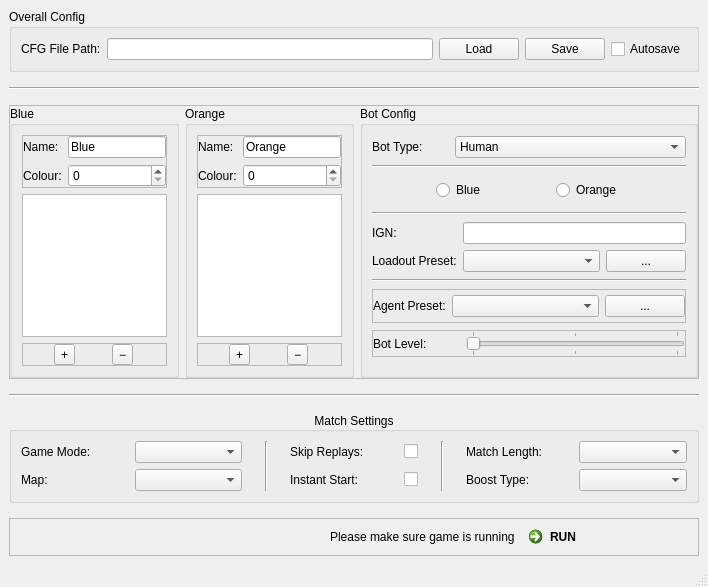
<?xml version="1.0" encoding="UTF-8"?>
<ui version="4.0">
 <class>MainWindow</class>
 <widget class="QMainWindow" name="MainWindow">
  <property name="geometry">
   <rect>
    <x>0</x>
    <y>0</y>
    <width>708</width>
    <height>587</height>
   </rect>
  </property>
  <property name="windowTitle">
   <string>RLBot</string>
  </property>
  <widget class="QWidget" name="centralwidget">
   <layout class="QVBoxLayout" name="verticalLayout_4" stretch="1,0,5,0,0,0">
    <property name="spacing">
     <number>15</number>
    </property>
    <item>
     <widget class="QGroupBox" name="groupBox_5">
      <property name="sizePolicy">
       <sizepolicy hsizetype="Preferred" vsizetype="Fixed">
        <horstretch>0</horstretch>
        <verstretch>0</verstretch>
       </sizepolicy>
      </property>
      <property name="title">
       <string>Overall Config</string>
      </property>
      <layout class="QHBoxLayout" name="horizontalLayout_9">
       <item>
        <widget class="QLabel" name="label_6">
         <property name="text">
          <string>CFG File Path:</string>
         </property>
        </widget>
       </item>
       <item>
        <widget class="QLineEdit" name="cfg_file_path_lineedit">
         <property name="readOnly">
          <bool>true</bool>
         </property>
        </widget>
       </item>
       <item>
        <widget class="QPushButton" name="cfg_load_pushbutton">
         <property name="text">
          <string>Load</string>
         </property>
        </widget>
       </item>
       <item>
        <widget class="QPushButton" name="cfg_save_pushbutton">
         <property name="text">
          <string>Save</string>
         </property>
        </widget>
       </item>
       <item>
        <widget class="QCheckBox" name="cfg_autosave_checkbutton">
         <property name="text">
          <string>Autosave</string>
         </property>
        </widget>
       </item>
      </layout>
     </widget>
    </item>
    <item>
     <widget class="Line" name="line_2">
      <property name="orientation">
       <enum>Qt::Horizontal</enum>
      </property>
     </widget>
    </item>
    <item>
     <widget class="QFrame" name="frame_3">
      <property name="frameShape">
       <enum>QFrame::StyledPanel</enum>
      </property>
      <property name="frameShadow">
       <enum>QFrame::Raised</enum>
      </property>
      <layout class="QHBoxLayout" name="horizontalLayout_6" stretch="1,1,2">
       <property name="leftMargin">
        <number>0</number>
       </property>
       <property name="topMargin">
        <number>0</number>
       </property>
       <property name="rightMargin">
        <number>0</number>
       </property>
       <property name="bottomMargin">
        <number>0</number>
       </property>
       <item>
        <widget class="QGroupBox" name="groupBox">
         <property name="minimumSize">
          <size>
           <width>150</width>
           <height>0</height>
          </size>
         </property>
         <property name="maximumSize">
          <size>
           <width>200</width>
           <height>16777215</height>
          </size>
         </property>
         <property name="title">
          <string>Blue</string>
         </property>
         <layout class="QVBoxLayout" name="verticalLayout">
          <item>
           <widget class="QFrame" name="frame_9">
            <property name="frameShape">
             <enum>QFrame::StyledPanel</enum>
            </property>
            <property name="frameShadow">
             <enum>QFrame::Raised</enum>
            </property>
            <layout class="QGridLayout" name="gridLayout_4">
             <property name="leftMargin">
              <number>0</number>
             </property>
             <property name="topMargin">
              <number>0</number>
             </property>
             <property name="rightMargin">
              <number>0</number>
             </property>
             <property name="bottomMargin">
              <number>0</number>
             </property>
             <item row="0" column="0">
              <widget class="QLabel" name="label_17">
               <property name="text">
                <string>Name:</string>
               </property>
              </widget>
             </item>
             <item row="0" column="1">
              <widget class="QLineEdit" name="blue_name_lineedit">
               <property name="text">
                <string>Blue</string>
               </property>
              </widget>
             </item>
             <item row="1" column="0">
              <widget class="QLabel" name="label_18">
               <property name="text">
                <string>Colour:</string>
               </property>
              </widget>
             </item>
             <item row="1" column="1">
              <widget class="QSpinBox" name="blue_color_spinbox"/>
             </item>
            </layout>
           </widget>
          </item>
          <item>
           <widget class="QListWidget" name="blue_listwidget">
            <property name="dragDropMode">
             <enum>QAbstractItemView::DragDrop</enum>
            </property>
            <property name="defaultDropAction">
             <enum>Qt::MoveAction</enum>
            </property>
            <property name="selectionMode">
             <enum>QAbstractItemView::SingleSelection</enum>
            </property>
           </widget>
          </item>
          <item>
           <widget class="QFrame" name="frame_4">
            <property name="frameShape">
             <enum>QFrame::StyledPanel</enum>
            </property>
            <property name="frameShadow">
             <enum>QFrame::Raised</enum>
            </property>
            <layout class="QHBoxLayout" name="horizontalLayout_7">
             <property name="leftMargin">
              <number>0</number>
             </property>
             <property name="topMargin">
              <number>0</number>
             </property>
             <property name="rightMargin">
              <number>0</number>
             </property>
             <property name="bottomMargin">
              <number>0</number>
             </property>
             <item>
              <widget class="QToolButton" name="blue_plus_toolbutton">
               <property name="text">
                <string>+</string>
               </property>
              </widget>
             </item>
             <item>
              <widget class="QToolButton" name="blue_minus_toolbutton">
               <property name="text">
                <string>−</string>
               </property>
               <property name="popupMode">
                <enum>QToolButton::DelayedPopup</enum>
               </property>
              </widget>
             </item>
            </layout>
           </widget>
          </item>
         </layout>
        </widget>
       </item>
       <item>
        <widget class="QGroupBox" name="groupBox_2">
         <property name="minimumSize">
          <size>
           <width>150</width>
           <height>0</height>
          </size>
         </property>
         <property name="maximumSize">
          <size>
           <width>200</width>
           <height>16777215</height>
          </size>
         </property>
         <property name="title">
          <string>Orange</string>
         </property>
         <layout class="QVBoxLayout" name="verticalLayout_2">
          <item>
           <widget class="QFrame" name="frame_10">
            <property name="frameShape">
             <enum>QFrame::StyledPanel</enum>
            </property>
            <property name="frameShadow">
             <enum>QFrame::Raised</enum>
            </property>
            <layout class="QGridLayout" name="gridLayout_5">
             <property name="leftMargin">
              <number>0</number>
             </property>
             <property name="topMargin">
              <number>0</number>
             </property>
             <property name="rightMargin">
              <number>0</number>
             </property>
             <property name="bottomMargin">
              <number>0</number>
             </property>
             <item row="0" column="0">
              <widget class="QLabel" name="label_19">
               <property name="text">
                <string>Name:</string>
               </property>
              </widget>
             </item>
             <item row="0" column="1">
              <widget class="QLineEdit" name="orange_name_lineedit">
               <property name="text">
                <string>Orange</string>
               </property>
              </widget>
             </item>
             <item row="1" column="0">
              <widget class="QLabel" name="label_20">
               <property name="text">
                <string>Colour:</string>
               </property>
              </widget>
             </item>
             <item row="1" column="1">
              <widget class="QSpinBox" name="orange_color_spinbox"/>
             </item>
            </layout>
           </widget>
          </item>
          <item>
           <widget class="QListWidget" name="orange_listwidget">
            <property name="dragDropMode">
             <enum>QAbstractItemView::DragDrop</enum>
            </property>
            <property name="defaultDropAction">
             <enum>Qt::MoveAction</enum>
            </property>
            <property name="selectionMode">
             <enum>QAbstractItemView::SingleSelection</enum>
            </property>
           </widget>
          </item>
          <item>
           <widget class="QFrame" name="frame_5">
            <property name="frameShape">
             <enum>QFrame::StyledPanel</enum>
            </property>
            <property name="frameShadow">
             <enum>QFrame::Raised</enum>
            </property>
            <layout class="QHBoxLayout" name="horizontalLayout_8">
             <property name="leftMargin">
              <number>0</number>
             </property>
             <property name="topMargin">
              <number>0</number>
             </property>
             <property name="rightMargin">
              <number>0</number>
             </property>
             <property name="bottomMargin">
              <number>0</number>
             </property>
             <item>
              <widget class="QToolButton" name="orange_plus_toolbutton">
               <property name="text">
                <string>+</string>
               </property>
              </widget>
             </item>
             <item>
              <widget class="QToolButton" name="orange_minus_toolbutton">
               <property name="text">
                <string>−</string>
               </property>
              </widget>
             </item>
            </layout>
           </widget>
          </item>
         </layout>
        </widget>
       </item>
       <item>
        <widget class="QGroupBox" name="bot_config_groupbox">
         <property name="enabled">
          <bool>true</bool>
         </property>
         <property name="title">
          <string>Bot Config</string>
         </property>
         <property name="alignment">
          <set>Qt::AlignLeading|Qt::AlignLeft|Qt::AlignTop</set>
         </property>
         <property name="checkable">
          <bool>false</bool>
         </property>
         <layout class="QVBoxLayout" name="verticalLayout_3" stretch="0,0,0,0,0,0,0,0,0">
          <property name="sizeConstraint">
           <enum>QLayout::SetDefaultConstraint</enum>
          </property>
          <item>
           <widget class="QFrame" name="frame">
            <property name="sizePolicy">
             <sizepolicy hsizetype="Preferred" vsizetype="Fixed">
              <horstretch>0</horstretch>
              <verstretch>0</verstretch>
             </sizepolicy>
            </property>
            <property name="frameShape">
             <enum>QFrame::NoFrame</enum>
            </property>
            <layout class="QHBoxLayout" name="horizontalLayout_2" stretch="1,3">
             <property name="leftMargin">
              <number>0</number>
             </property>
             <property name="topMargin">
              <number>0</number>
             </property>
             <property name="rightMargin">
              <number>0</number>
             </property>
             <property name="bottomMargin">
              <number>0</number>
             </property>
             <item>
              <widget class="QLabel" name="label">
               <property name="text">
                <string>Bot Type:</string>
               </property>
              </widget>
             </item>
             <item>
              <widget class="QComboBox" name="bot_type_combobox">
               <property name="toolTip">
                <string>Select bot</string>
               </property>
               <property name="currentIndex">
                <number>0</number>
               </property>
               <item>
                <property name="text">
                 <string>Human</string>
                </property>
               </item>
               <item>
                <property name="text">
                 <string>Psyonix</string>
                </property>
               </item>
               <item>
                <property name="text">
                 <string>RLBot</string>
                </property>
               </item>
               <item>
                <property name="text">
                 <string>Party Member Bot</string>
                </property>
               </item>
              </widget>
             </item>
            </layout>
           </widget>
          </item>
          <item>
           <widget class="Line" name="line">
            <property name="orientation">
             <enum>Qt::Horizontal</enum>
            </property>
           </widget>
          </item>
          <item>
           <widget class="QFrame" name="team_frame">
            <property name="sizePolicy">
             <sizepolicy hsizetype="Preferred" vsizetype="Fixed">
              <horstretch>0</horstretch>
              <verstretch>0</verstretch>
             </sizepolicy>
            </property>
            <property name="minimumSize">
             <size>
              <width>0</width>
              <height>30</height>
             </size>
            </property>
            <property name="frameShape">
             <enum>QFrame::NoFrame</enum>
            </property>
            <layout class="QHBoxLayout" name="horizontalLayout_4">
             <property name="leftMargin">
              <number>0</number>
             </property>
             <property name="topMargin">
              <number>0</number>
             </property>
             <property name="rightMargin">
              <number>0</number>
             </property>
             <property name="bottomMargin">
              <number>0</number>
             </property>
             <item>
              <widget class="QRadioButton" name="blue_radiobutton">
               <property name="sizePolicy">
                <sizepolicy hsizetype="Fixed" vsizetype="Fixed">
                 <horstretch>0</horstretch>
                 <verstretch>0</verstretch>
                </sizepolicy>
               </property>
               <property name="minimumSize">
                <size>
                 <width>50</width>
                 <height>0</height>
                </size>
               </property>
               <property name="text">
                <string>Blue</string>
               </property>
              </widget>
             </item>
             <item>
              <widget class="QRadioButton" name="orange_radiobutton">
               <property name="sizePolicy">
                <sizepolicy hsizetype="Fixed" vsizetype="Fixed">
                 <horstretch>0</horstretch>
                 <verstretch>0</verstretch>
                </sizepolicy>
               </property>
               <property name="text">
                <string>Orange</string>
               </property>
              </widget>
             </item>
            </layout>
           </widget>
          </item>
          <item>
           <widget class="Line" name="line_4">
            <property name="orientation">
             <enum>Qt::Horizontal</enum>
            </property>
           </widget>
          </item>
          <item>
           <widget class="QFrame" name="frame_2">
            <property name="sizePolicy">
             <sizepolicy hsizetype="Preferred" vsizetype="Fixed">
              <horstretch>0</horstretch>
              <verstretch>0</verstretch>
             </sizepolicy>
            </property>
            <property name="frameShape">
             <enum>QFrame::NoFrame</enum>
            </property>
            <layout class="QGridLayout" name="gridLayout" columnstretch="2,4,1">
             <property name="leftMargin">
              <number>0</number>
             </property>
             <property name="topMargin">
              <number>0</number>
             </property>
             <property name="rightMargin">
              <number>0</number>
             </property>
             <property name="bottomMargin">
              <number>0</number>
             </property>
             <item row="0" column="0">
              <widget class="QLabel" name="label_3">
               <property name="text">
                <string>IGN:</string>
               </property>
              </widget>
             </item>
             <item row="1" column="1">
              <widget class="QComboBox" name="loadout_preset_combobox"/>
             </item>
             <item row="1" column="0">
              <widget class="QLabel" name="label_4">
               <property name="text">
                <string>Loadout Preset:</string>
               </property>
              </widget>
             </item>
             <item row="0" column="1" colspan="2">
              <widget class="QLineEdit" name="ign_lineedit"/>
             </item>
             <item row="1" column="2">
              <widget class="QPushButton" name="loadout_preset_toolbutton">
               <property name="text">
                <string>...</string>
               </property>
              </widget>
             </item>
            </layout>
           </widget>
          </item>
          <item>
           <widget class="Line" name="extra_line">
            <property name="orientation">
             <enum>Qt::Horizontal</enum>
            </property>
           </widget>
          </item>
          <item>
           <widget class="QFrame" name="rlbot_frame">
            <property name="sizePolicy">
             <sizepolicy hsizetype="Preferred" vsizetype="Fixed">
              <horstretch>0</horstretch>
              <verstretch>0</verstretch>
             </sizepolicy>
            </property>
            <property name="frameShape">
             <enum>QFrame::StyledPanel</enum>
            </property>
            <property name="frameShadow">
             <enum>QFrame::Raised</enum>
            </property>
            <layout class="QHBoxLayout" name="horizontalLayout" stretch="2,4,1">
             <property name="leftMargin">
              <number>0</number>
             </property>
             <property name="topMargin">
              <number>0</number>
             </property>
             <property name="rightMargin">
              <number>0</number>
             </property>
             <property name="bottomMargin">
              <number>0</number>
             </property>
             <item>
              <widget class="QLabel" name="label_2">
               <property name="minimumSize">
                <size>
                 <width>0</width>
                 <height>32</height>
                </size>
               </property>
               <property name="text">
                <string>Agent Preset:</string>
               </property>
              </widget>
             </item>
             <item>
              <widget class="QComboBox" name="agent_preset_combobox"/>
             </item>
             <item>
              <widget class="QPushButton" name="agent_preset_toolbutton">
               <property name="text">
                <string>...</string>
               </property>
              </widget>
             </item>
            </layout>
           </widget>
          </item>
          <item>
           <widget class="QFrame" name="psyonix_bot_frame">
            <property name="sizePolicy">
             <sizepolicy hsizetype="Preferred" vsizetype="Fixed">
              <horstretch>0</horstretch>
              <verstretch>0</verstretch>
             </sizepolicy>
            </property>
            <property name="frameShape">
             <enum>QFrame::StyledPanel</enum>
            </property>
            <property name="frameShadow">
             <enum>QFrame::Raised</enum>
            </property>
            <layout class="QHBoxLayout" name="horizontalLayout_3" stretch="2,5">
             <property name="leftMargin">
              <number>0</number>
             </property>
             <property name="topMargin">
              <number>0</number>
             </property>
             <property name="rightMargin">
              <number>0</number>
             </property>
             <property name="bottomMargin">
              <number>0</number>
             </property>
             <item>
              <widget class="QLabel" name="label_5">
               <property name="text">
                <string>Bot Level:</string>
               </property>
              </widget>
             </item>
             <item>
              <widget class="QSlider" name="bot_level_slider">
               <property name="sizePolicy">
                <sizepolicy hsizetype="Preferred" vsizetype="Fixed">
                 <horstretch>0</horstretch>
                 <verstretch>0</verstretch>
                </sizepolicy>
               </property>
               <property name="locale">
                <locale language="Dutch" country="Netherlands"/>
               </property>
               <property name="maximum">
                <number>100</number>
               </property>
               <property name="tracking">
                <bool>false</bool>
               </property>
               <property name="orientation">
                <enum>Qt::Horizontal</enum>
               </property>
               <property name="tickPosition">
                <enum>QSlider::TicksBothSides</enum>
               </property>
               <property name="tickInterval">
                <number>50</number>
               </property>
              </widget>
             </item>
            </layout>
           </widget>
          </item>
          <item>
           <widget class="QFrame" name="button_frame">
            <property name="sizePolicy">
             <sizepolicy hsizetype="Preferred" vsizetype="Fixed">
              <horstretch>0</horstretch>
              <verstretch>0</verstretch>
             </sizepolicy>
            </property>
            <property name="frameShape">
             <enum>QFrame::NoFrame</enum>
            </property>
            <layout class="QHBoxLayout" name="horizontalLayout_5">
             <property name="leftMargin">
              <number>0</number>
             </property>
             <property name="topMargin">
              <number>0</number>
             </property>
             <property name="rightMargin">
              <number>0</number>
             </property>
             <property name="bottomMargin">
              <number>0</number>
             </property>
            </layout>
           </widget>
          </item>
         </layout>
        </widget>
       </item>
      </layout>
     </widget>
    </item>
    <item>
     <widget class="Line" name="line_3">
      <property name="orientation">
       <enum>Qt::Horizontal</enum>
      </property>
     </widget>
    </item>
    <item>
     <widget class="QGroupBox" name="match_settings_groupbox">
      <property name="title">
       <string>Match Settings</string>
      </property>
      <property name="alignment">
       <set>Qt::AlignCenter</set>
      </property>
      <layout class="QGridLayout" name="gridLayout_2" columnstretch="3,3,1,3,3,1,3,3">
       <item row="0" column="0">
        <widget class="QLabel" name="label_11">
         <property name="text">
          <string>Game Mode:</string>
         </property>
        </widget>
       </item>
       <item row="0" column="1">
        <widget class="QComboBox" name="mode_type_combobox"/>
       </item>
       <item row="0" column="2" rowspan="2">
        <widget class="Line" name="line_6">
         <property name="sizePolicy">
          <sizepolicy hsizetype="Preferred" vsizetype="Minimum">
           <horstretch>0</horstretch>
           <verstretch>0</verstretch>
          </sizepolicy>
         </property>
         <property name="orientation">
          <enum>Qt::Vertical</enum>
         </property>
        </widget>
       </item>
       <item row="0" column="3">
        <widget class="QLabel" name="label_13">
         <property name="text">
          <string>Skip Replays:</string>
         </property>
        </widget>
       </item>
       <item row="0" column="4">
        <widget class="QCheckBox" name="skip_replays_checkbox">
         <property name="sizePolicy">
          <sizepolicy hsizetype="Fixed" vsizetype="Fixed">
           <horstretch>0</horstretch>
           <verstretch>0</verstretch>
          </sizepolicy>
         </property>
        </widget>
       </item>
       <item row="0" column="5" rowspan="2">
        <widget class="Line" name="line_7">
         <property name="sizePolicy">
          <sizepolicy hsizetype="Preferred" vsizetype="Minimum">
           <horstretch>0</horstretch>
           <verstretch>0</verstretch>
          </sizepolicy>
         </property>
         <property name="orientation">
          <enum>Qt::Vertical</enum>
         </property>
        </widget>
       </item>
       <item row="0" column="6">
        <widget class="QLabel" name="label_15">
         <property name="text">
          <string>Match Length:</string>
         </property>
        </widget>
       </item>
       <item row="0" column="7">
        <widget class="QComboBox" name="match_length_combobox"/>
       </item>
       <item row="1" column="0">
        <widget class="QLabel" name="label_12">
         <property name="text">
          <string>Map:</string>
         </property>
        </widget>
       </item>
       <item row="1" column="1">
        <widget class="QComboBox" name="map_type_combobox"/>
       </item>
       <item row="1" column="3">
        <widget class="QLabel" name="label_14">
         <property name="text">
          <string>Instant Start:</string>
         </property>
        </widget>
       </item>
       <item row="1" column="4">
        <widget class="QCheckBox" name="instant_start_checkbox">
         <property name="sizePolicy">
          <sizepolicy hsizetype="Fixed" vsizetype="Fixed">
           <horstretch>0</horstretch>
           <verstretch>0</verstretch>
          </sizepolicy>
         </property>
        </widget>
       </item>
       <item row="1" column="6">
        <widget class="QLabel" name="label_16">
         <property name="text">
          <string>Boost Type:</string>
         </property>
        </widget>
       </item>
       <item row="1" column="7">
        <widget class="QComboBox" name="boost_type_combobox"/>
       </item>
      </layout>
     </widget>
    </item>
    <item>
     <widget class="QFrame" name="frame_6">
      <property name="frameShape">
       <enum>QFrame::StyledPanel</enum>
      </property>
      <property name="frameShadow">
       <enum>QFrame::Raised</enum>
      </property>
      <layout class="QHBoxLayout" name="horizontalLayout_10">
       <property name="topMargin">
        <number>0</number>
       </property>
       <property name="bottomMargin">
        <number>0</number>
       </property>
       <item>
        <spacer name="horizontalSpacer">
         <property name="orientation">
          <enum>Qt::Horizontal</enum>
         </property>
         <property name="sizeHint" stdset="0">
          <size>
           <width>489</width>
           <height>20</height>
          </size>
         </property>
        </spacer>
       </item>
       <item>
        <widget class="QLabel" name="label_7">
         <property name="text">
          <string>Please make sure game is running</string>
         </property>
        </widget>
       </item>
       <item>
        <widget class="QCommandLinkButton" name="run_button">
         <property name="styleSheet">
          <string notr="true"/>
         </property>
         <property name="text">
          <string>RUN</string>
         </property>
        </widget>
       </item>
      </layout>
     </widget>
    </item>
   </layout>
  </widget>
  <widget class="QStatusBar" name="statusbar"/>
 </widget>
 <resources/>
 <connections/>
</ui>
